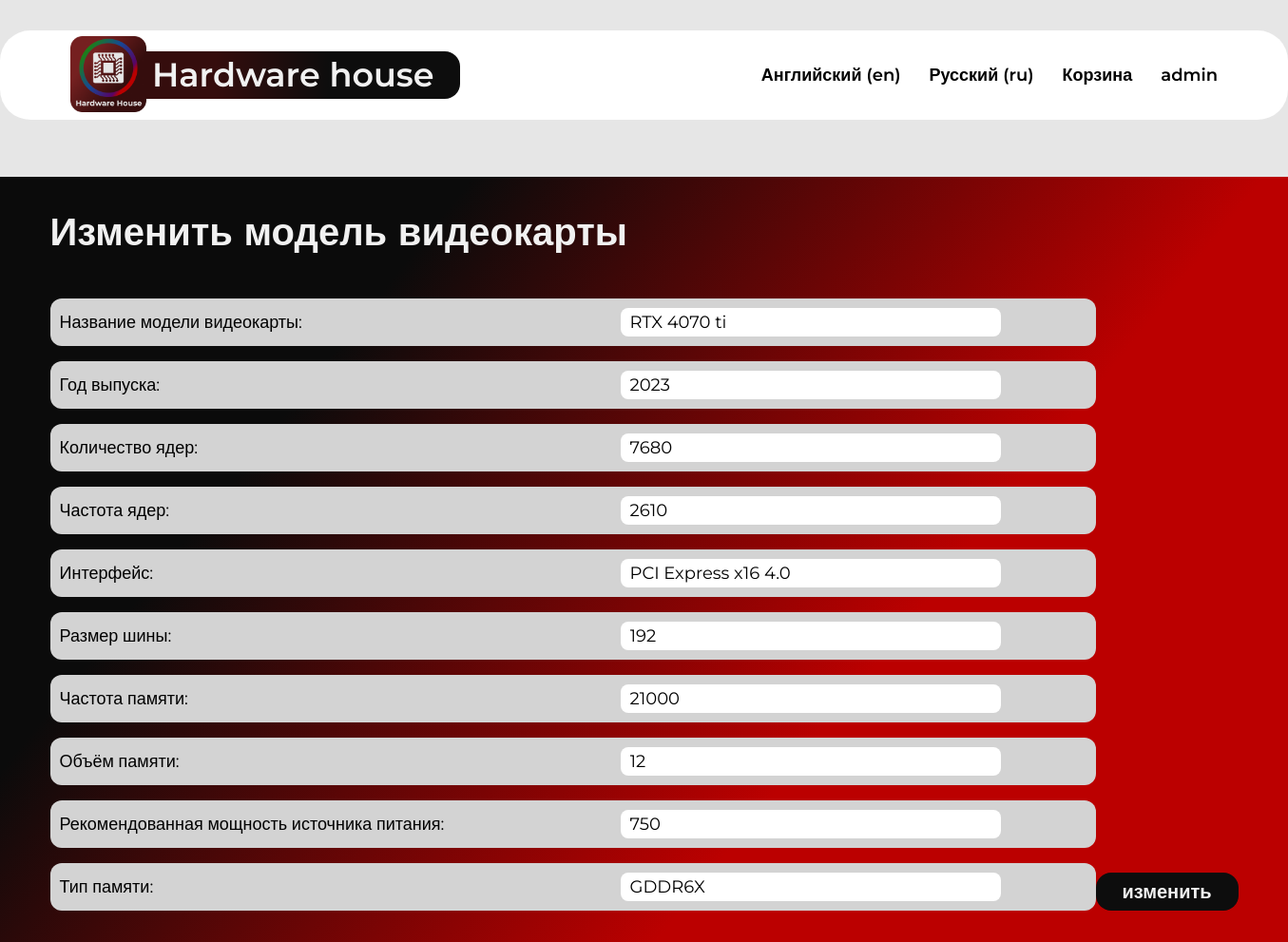
The app's page /info_update/15/ (signed in) with its own data.
### app_main/models.py (models this page shows, shortened)
class VideocardInfo(models.Model):
    name = models.CharField(unique=True, max_length=50, verbose_name=_('Имя'))
    release_date = models.IntegerField(blank=True, null=True, verbose_name=_('Дата выхода'))
    interface = models.CharField(max_length=50, blank=True, verbose_name=_('Интерфейс'))
    core_frequency = models.IntegerField(blank=True, null=True, verbose_name=_('Частота ядра'))
    core_count = models.IntegerField(blank=True, null=True, verbose_name=_('Число ядер'))
    memory_frequency = models.IntegerField(blank=True, null=True, verbose_name=_('Частота памяти'))
    memory_type = models.CharField(max_length=20, blank=True, verbose_name=_('Тип памяти'))
    memory_volume = models.IntegerField(blank=True, null=True, verbose_name=_('Объём памяти'))
    memory_band_width = models.IntegerField(blank=True, null=True, verbose_name=_('Размер шины памяти'))
    recommended_energy_supply = models.IntegerField(blank=True, null=True, verbose_name=_('Рекомендованная мощность источника питания'))

### app_main/views.py (the view)
# urls.py: path('info_update/<int:pk>/', VideocardInfoUpdateView.as_view(), name='videocard_info_update'),
class VideocardInfoUpdateView(PermissionRequiredMixin, UpdateView):
    model = VideocardInfo
    fields = '__all__'
    template_name = 'videocard_info_update.html'
    success_url = reverse_lazy('main_view')
    permission_required = 'edit_videocardinfo'

### app_basket/context_processors.py (called while the page is built)
def basket(request):
    return {'basket': Basket(request)}

### app_main/templates/videocard_info_update.html (shortened to what this page needs)
{% extends 'main.html' %}
{% load static %}
{% load i18n %}
{% block head %}
    <head>
        <link rel="stylesheet" href="{% static 'styles/reset.css' %}">
        <link rel="stylesheet" href="{% static 'styles/common_styles.css' %}">
        <link rel="stylesheet" href="{% static 'styles/videocard_info_create_style.css' %}">
    </head>
{% endblock head %}
    {% block afternav %}
        <section class="create">
            <div class="create-container container">
                <h1 class="create-header">{% trans 'Изменить модель видеокарты' %}</h1>
                <form action="" method="post" class="create-form" enctype="multipart/form-data">
                    <div class="create-form-inputs">
                        <div class="create-form-input">
                            <p class="form-input-text">{% trans 'Название модели видеокарты:' %}</p>
                            {{ form.name }}
                        </div>
                        <div class="create-form-input">
                            <p class="form-input-text">{% trans 'Год выпуска:' %}</p>
                            {{ form.release_date }}
                        </div>
                        <div class="create-form-input">
                            <p class="form-input-text">{% trans 'Количество ядер:' %}</p>
                            {{ form.core_count }}
                        </div>
                        <div class="create-form-input">
                            <p class="form-input-text">{% trans 'Частота ядер:' %}</p>
                            {{ form.core_frequency }}
                        </div>
                        <div class="create-form-input">
                            <p class="form-input-text">{% trans 'Интерфейс:' %}</p>
                            {{ form.interface }}
                        </div>
                        <div class="create-form-input">
                            <p class="form-input-text">{% trans 'Размер шины:' %}</p>
                            {{ form.memory_band_width }}
                        </div>
                        <div class="create-form-input">
                            <p class="form-input-text">{% trans 'Частота памяти:' %}</p>
                            {{ form.memory_frequency }}
                        </div>
                        <div class="create-form-input">
                            <p class="form-input-text">{% trans 'Объём памяти:' %}</p>
                            {{ form.memory_volume }}
                        </div>
                        <div class="create-form-input">
                            <p class="form-input-text">{% trans 'Рекомендованная мощность источника питания:' %}</p>
                            {{ form.recommended_energy_supply }}
                        </div>
                        <div class="create-form-input">
                            <p class="form-input-text">{% trans 'Тип памяти:' %}</p>
                            {{ form.memory_type }}
                        </div>
                    </div>
                    <button class="create-form-btn btn-black">{% trans 'изменить' %}</button>
                </form>
            </div>
        </section>
    {% endblock afternav %}

### app_main/templates/main.html (shortened to what this page needs)
{% load static %}
{% load i18n %}
<!DOCTYPE html>
<html lang="en">
{% block head %}{% endblock %}
<body>
    <nav>
        <div class="container nav-container">
            <div class="nav-logo-container">
                <a href="{% url 'main_view' %}" class="nav-logo-link"><img class="nav-logo" src="{% static 'images/nav-logo.png' %}" alt="logo"></a>
                <a href="{% url 'main_view' %}" class="nav-logo-name-link">Hardware house</a>
            </div>
            <div class="nav-links">
                {% get_available_languages as LANGUAGES %}
                {% for lang in LANGUAGES %}
                {% if LANGUAGE_CODE == lang.0 %}
                {{lang.1}} ({{lang.0}})
                {% else %}
                <a href="{% url 'set_language' %}?l={{lang.0}}" class="nav-links-item nav-links-language">{{lang.1}} ({{lang.0}})</a>
                {% endif %}
                {% endfor %}
                {% if user.is_authenticated %}
                    <a href="{% url 'basket_detail_view' %}" class="nav-links-item">{% trans 'Корзина' %}</a>
                {% endif %}
                {% if user.is_anonymous %}
                    <a href="{% url 'login' %}" class="nav-links-item">{% trans 'Войти' %}</a>
                    <a href="{% url 'register' %}" class="nav-links-item">{% trans 'Регистрация' %}</a>
                {% else %}
                    <a href="{% url 'account' %}" class="nav-links-item">{{ user.username }}</a>
                {% endif %}
            </div>
        </div>
    </nav>
    {% block afternav %}{% endblock %}
</body>
</html>

### static/styles/common_styles.css (style rules this page uses)
* { box-sizing: border-box; }
a { text-decoration: none; color: #000; }
input, select { font-family: 'Montserrat', sans-serif; outline: 0; border: none; }
html { background-color: #E6E6E6; font-family: 'Montserrat', sans-serif; }
nav { display: flex; justify-content: center; height: 94px; padding-top: 32px; margin-bottom: 92px; }
.container { width: 1550px; border-radius: 32px; }
.nav-container { display: flex; padding-left: 74px; padding-right: 74px; align-items: center; justify-content: space-between; height: 94px; background-color: #fff; }
.nav-logo-container { display: flex; align-items: center; }
.nav-logo { height: 80px; width: 80px; transition-property: scale; transition-duration: 0.2s; }
.nav-logo-name-link { padding-left: 6px; width: 330px; height: 50px; background: linear-gradient(270.96deg, #0D0D0D 41.86%, #350D0D 78.04%, #350D0D 99.13%); border-radius: 0 16px 16px 0; font-weight: 600; font-size: 35px; line-height: 49px; color: #F1F1F1; }
.nav-links { width: 600px; display: inline-flex; justify-content: right; }
.nav-links-item { font-weight: 600; font-size: 18px; line-height: 22px; }
.nav-links-item:not(:last-child) { margin-right: 30px; }
section { display: flex; justify-content: center; }
.btn-black { border: 0; transition-duration: 0.2s; transition-property: transform, background; display: flex; justify-content: center; align-items: center; font-weight: 700; cursor: pointer; background-color: #0D0D0D; color: #F1F1F1; border-radius: 16px; }

### app_main/static/styles/videocard_info_create_style.css (style rules this page uses)
.create-container { padding-left: 120px; padding-right: 120px; background: linear-gradient(308.47deg, #BB0000 34.38%, #0B0B0B 73.49%); border-radius: 32px; padding-top: 33px; padding-bottom: 33px; }
.create-header { height: 95px; font-weight: 800; font-size: 40px; line-height: 49px; color: #F1F1F1; }
.create-form { display: flex; align-items: flex-end; justify-content: space-between; }
.create-form-inputs { display: flex; flex-direction: column; }
.create-form-input:not(:last-child) { margin-bottom: 16px; }
.create-form-input { background: #D3D3D3; width: 1100px; border-radius: 12px; padding: 10px 100px 10px 10px; font-size: 18px; line-height: 24px; display: flex; justify-content: space-between; align-items: center; }
.form-input-text { display: inline-block; margin-right: 10px; }
input { transition-duration: 0.2s; transition-property: background; width: 400px; height: 30px; font-size: 18px; border-radius: 8px; padding-left: 10px; }
.create-form-btn { font-size: 20px; width: 150px; height: 40px; }

### records on screen
VideocardInfo: name "RTX 4070 ti", release_date "2023", core_count "7680", core_frequency "2610", interface "PCI Express x16 4.0", memory_band_width "192", memory_frequency "21000", memory_volume "12", recommended_energy_supply "750", memory_type "GDDR6X"

### other values on screen
{{ lang.1 }} "Английский" "Русский"
{{ lang.0 }} "en" "ru"
{{ user.username }} "admin"
